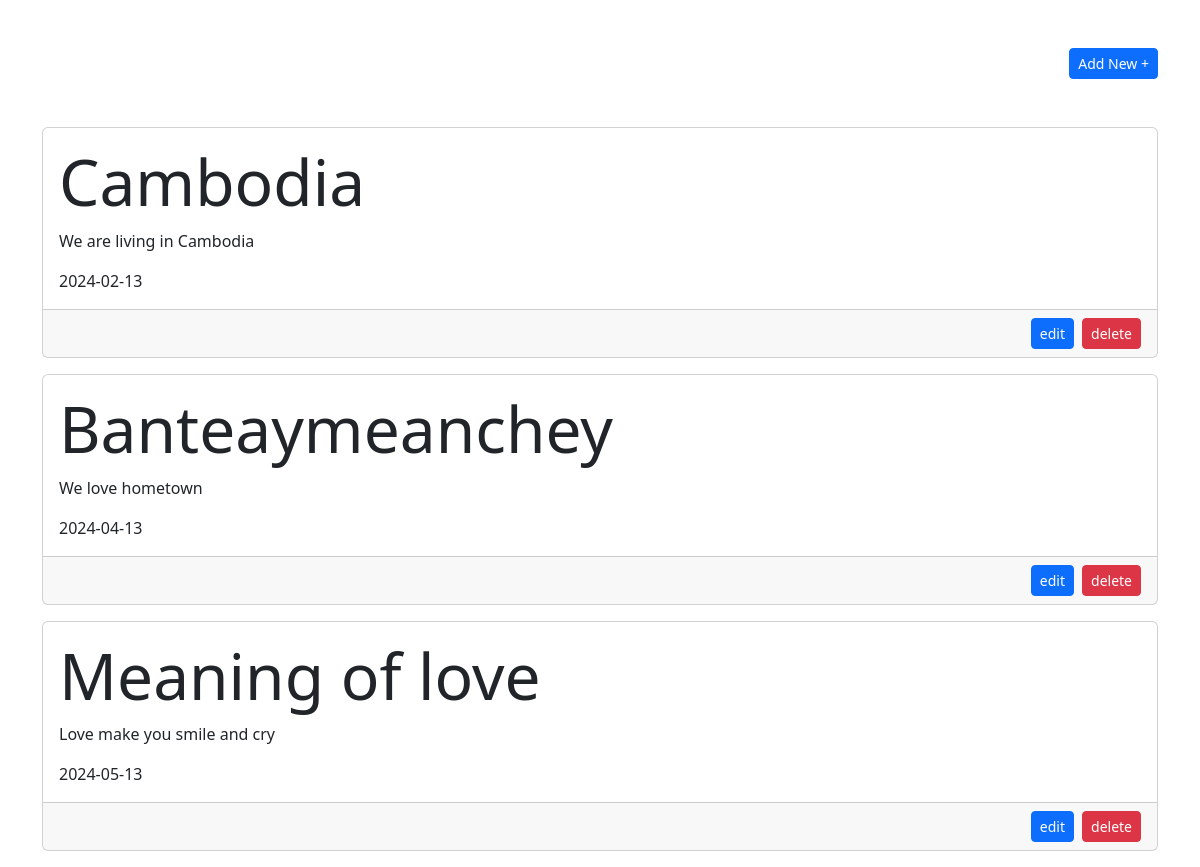
The page / on the database its author committed.
### tables this page shows
CREATE TABLE `posts` (
  `id` int(11) NOT NULL,
  `title` varchar(50) DEFAULT NULL,
  `description` varchar(200) DEFAULT NULL,
  `post_date` date DEFAULT NULL
);

### index.php (the view)
<?php require_once 'partials/header.php'; ?>
<div class="container mt-5">
    <div class="d-flex justify-content-end align-items-center mb-5">
        <a href="create_form.php" class="btn btn-primary btn-sm">Add New +</a>
    </div>
    <?php
    require_once("database.php");
    $statement = $database -> prepare ("SELECT * FROM posts");
    $statement -> execute();
    $users = $statement -> fetchall();
    ?>
    <?php
    foreach($users as $user):
    ?>
        <div class="card mb-3">
            <div class="card-body">
                <h1 class="display-3"><?php echo $user['title'] ?></h1>
                <p class="card-text"><?php echo $user['description'] ?></p>
                <span><?php echo $user['post_date'] ?></span>
            </div>
            <div class="card-footer d-flex justify-content-end align-items-center gap-2">
                <a href="edit_form.php?id=<?= $user['id'] ?>" class="btn btn-primary btn-sm">edit</a>
                <a href="delete_action.php?id=<?= $user['id'] ?>" class="btn btn-danger btn-sm">delete</a>
            </div>
        </div>
    <?php endforeach ?>
</div>
<?php require_once 'partials/footer.php'; ?>

### partials/header.php (shortened to what this page needs)
<!DOCTYPE html>
<html lang="en">
<head>
    <link rel="stylesheet" href="../css/bootstrap.min.css">
</head>
<body>

### rows shown on the page
posts: title "Cambodia", description "We are living in Cambodia", post_date "2024-02-13"
posts: title "Banteaymeanchey", description "We love hometown", post_date "2024-04-13"
posts: title "Meaning of love", description "Love make you smile and cry", post_date "2024-05-13"
